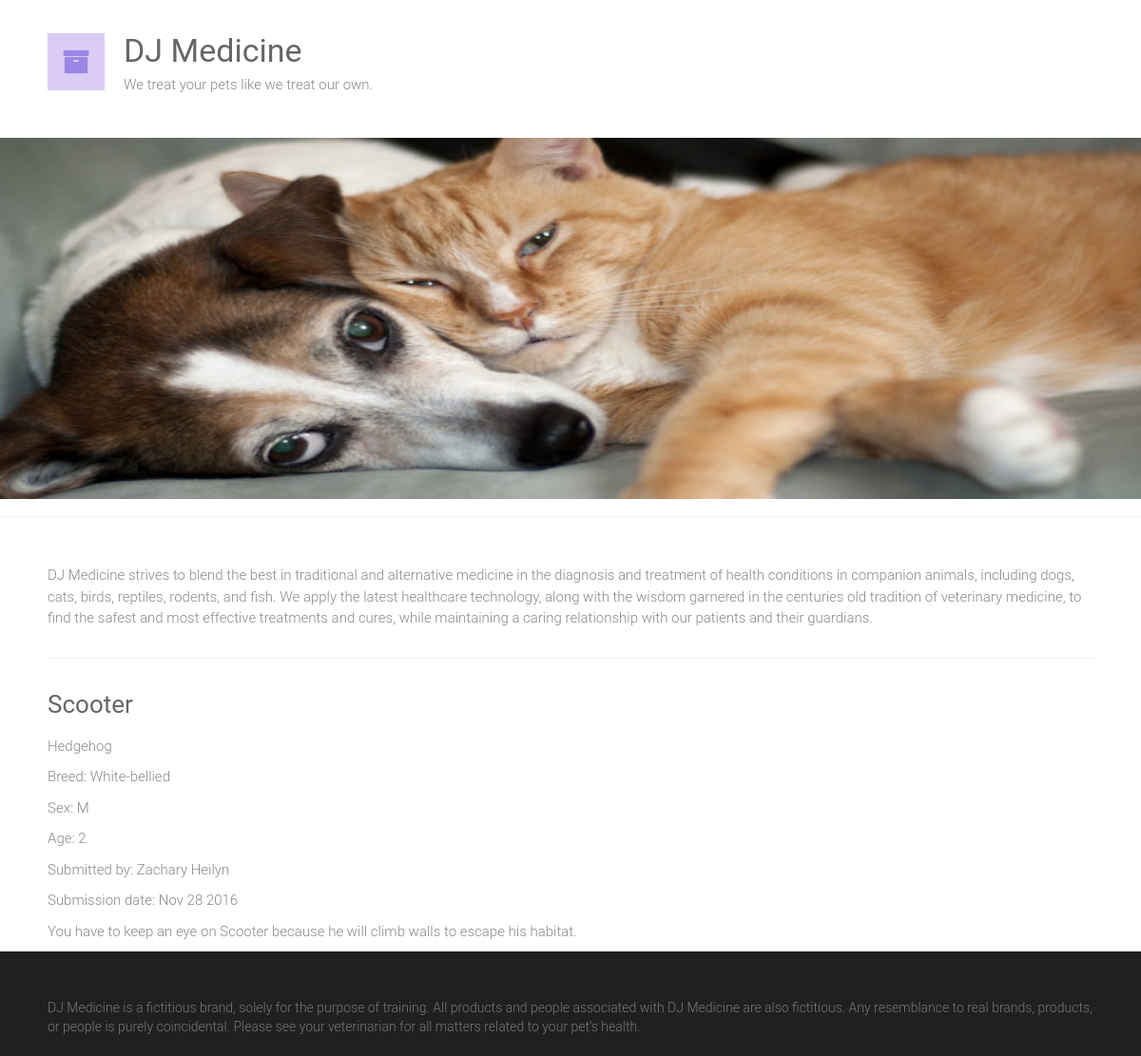
Screenshot of /adoptions/2 with the database file from the repository.
### adoptions/models.py (models this page shows)
class Pet(models.Model):
    SEX_CHOICES = [('M', 'Male'), ('F', 'Female')]
    name = models.CharField(max_length=100)
    submitter = models.CharField(max_length=100)
    species = models.CharField(max_length=30)
    breed = models.CharField(max_length=30, blank=True)
    description = models.TextField()
    sex = models.CharField(choices=SEX_CHOICES, max_length=1, blank=True)
    submission_date = models.DateTimeField()
    age = models.IntegerField(null=True)
    vaccinations = models.ManyToManyField('Vaccine', blank=True)

### adoptions/views.py (the view)
# urls.py: re_path('adoptions/(\d+)',views.pet_detail,name="pet_detail"),
def pet_detail(request,id):
    try:
        pet=Pet.objects.get(id=id)
    except Pet.DoesNotExist:
        raise Http404('Pet Not Found')
    return render(request,'pet_detail.html',{'pet':pet})

### adoptions/templates/pet_detail.html (shortened to what this page needs)
{% extends "base.html" %}
{% block content %}
        <div>
                <h3>{{ pet.name|capfirst }}</h3>
                <p>{{ pet.species }}</p>
                {% if pet.breed %}
                  <p>Breed: {{ pet.breed }}</p>
                {% endif %}
                {% if pet.sex %}
                  <p>Sex: {{ pet.sex }}</p>
                {% endif %}
                {% if pet.age %}
                  <p>Age: {{ pet.age }}</p>
                {% endif %}
                <p>Submitted by: {{ pet.submitter }}</p>
                <p>Submission date: {{ pet.submission_date|date:"M d Y" }}</p>
                <p>{{ pet.description }}</p>
              </div>
              {% endblock %}

### static/style.css (style rules this page uses)
html, body, div, span, applet, object, iframe, h1, h2, h3, h4, h5, h6, p, blockquote, pre, a, abbr, acronym, address, big, cite, code, del, dfn, em, font, ins, kbd, q, s, samp, small, strike, strong, sub, sup, tt, var, dl, dt, dd, ol, ul, li, fieldset, form, label, legend, table, caption, tbody, tfoot, thead, tr, th, td { border: 0; font: inherit; font-size: 100%; font-style: inherit; font-weight: inherit; margin: 0; outline: 0; padding: 0; vertical-align: baseline; }
html { overflow-y: scroll; -webkit-text-size-adjust: 100%; -ms-text-size-adjust: 100%; }
h1, h2, h3, h4, h5, h6 { color: #666666; line-height: 1.4; padding-bottom: 15px; font-weight: normal; }
h3 { font-size: 26px; }
body, button, input, select, textarea { color: #888888; font-size: 15px; line-height: 1.5; font-family: 'Roboto', sans-serif; font-weight: 300; }
p { color: #888888; font-size: 15px; line-height: 1.5; margin-bottom: 15px; font-weight: 300; }
body { background: #f2f2f2; }
body { padding-top: 30px; padding-bottom: 30px; }
body.wide { padding-top: 0; padding-bottom: 0; }
.single-page p { margin-bottom: 10px; }

### rows the page displays
Pet: name "Scooter", species "Hedgehog", breed "White-bellied", sex "M", age "2", submitter "Zachary Heilyn", submission_date "Nov 28 2016", description "You have to keep an eye on Scooter because he will climb walls to escape his habitat."
